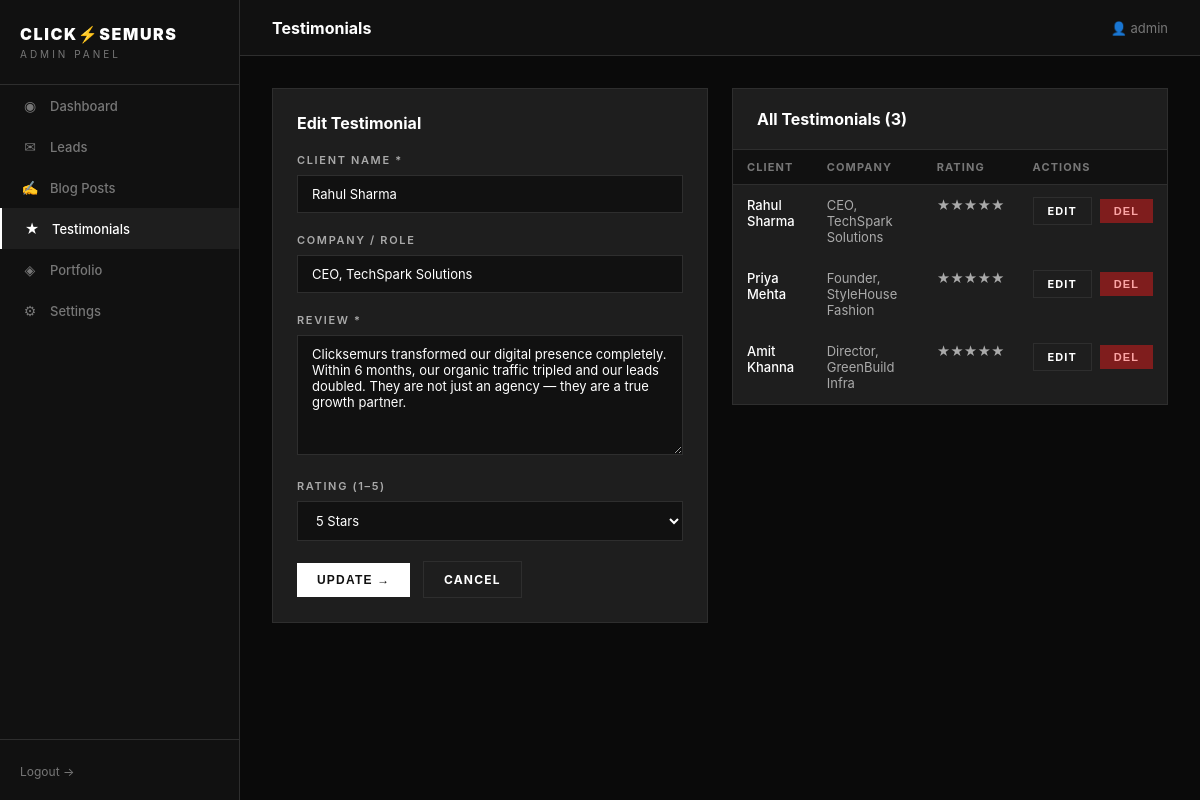
The page /admin/testimonials.php?edit=1 (signed in) on the database its author committed.
### tables this page shows
CREATE TABLE IF NOT EXISTS testimonials (
  id          INT AUTO_INCREMENT PRIMARY KEY,
  client_name VARCHAR(100) NOT NULL,
  company     VARCHAR(100),
  review      TEXT         NOT NULL,
  rating      INT          NOT NULL DEFAULT 5,
  created_at  TIMESTAMP    NOT NULL DEFAULT CURRENT_TIMESTAMP
);

### admin/testimonials.php (the view, shortened to what this page needs)
<?php
$db = getDB();
$editItem = null;
if (isset($_GET['edit'])) {
    $s = $db->prepare('SELECT * FROM testimonials WHERE id = ?');
    $s->execute([(int)$_GET['edit']]);
    $editItem = $s->fetch();
}
$items = $db->query('SELECT * FROM testimonials ORDER BY created_at DESC')->fetchAll();
require_once __DIR__ . '/_layout.php';
?>
<div style="display:grid;grid-template-columns:1fr 1fr;gap:24px;align-items:start">
  <div class="card">
    <h2 style="margin-bottom:20px;font-size:16px"><?= $editItem ? 'Edit Testimonial' : 'Add Testimonial' ?></h2>
    <form method="POST">
      <div class="form-group">
        <label>Client Name *</label>
        <input type="text" name="client_name" value="<?= htmlspecialchars($editItem['client_name'] ?? '') ?>" required>
      </div>
      <div class="form-group">
        <label>Company / Role</label>
        <input type="text" name="company" value="<?= htmlspecialchars($editItem['company'] ?? '') ?>">
      </div>
      <div class="form-group">
        <label>Review *</label>
        <textarea name="review" rows="5" required><?= htmlspecialchars($editItem['review'] ?? '') ?></textarea>
      </div>
      <div class="form-group">
        <label>Rating (1–5)</label>
        <select name="rating">
          <?php for ($i=5;$i>=1;$i--): ?>
            <option value="<?= $i ?>" <?= ($editItem['rating'] ?? 5) == $i ? 'selected' : '' ?>><?= $i ?> Stars</option>
          <?php endfor; ?>
        </select>
      </div>
      <button type="submit" class="btn btn-white"><?= $editItem ? 'Update' : 'Add Testimonial' ?> →</button>
      <?php if ($editItem): ?><a href="/admin/testimonials.php" class="btn btn-outline" style="margin-left:8px">Cancel</a><?php endif; ?>
    </form>
  </div>
  <div class="card" style="padding:0;overflow:hidden">
    <div style="padding:20px 24px;border-bottom:1px solid #2E2E2E"><h2 style="font-size:16px">All Testimonials (<?= count($items) ?>)</h2></div>
    <table>
      <thead><tr><th>Client</th><th>Company</th><th>Rating</th><th>Actions</th></tr></thead>
      <tbody>
        <?php if (empty($items)): ?>
          <tr><td colspan="4" style="text-align:center;padding:32px;color:#555">No testimonials yet.</td></tr>
        <?php else: ?>
          <?php foreach ($items as $t): ?>
            <tr>
              <td style="color:#fff;font-weight:500"><?= htmlspecialchars($t['client_name']) ?></td>
              <td><?= htmlspecialchars($t['company']) ?></td>
              <td><?= str_repeat('★', $t['rating']) ?></td>
              <td style="white-space:nowrap">
                <a href="?edit=<?= $t['id'] ?>" class="btn btn-outline btn-sm" style="margin-right:4px">Edit</a>
                <form method="POST" style="display:inline" onsubmit="return confirm('Delete?')">
                  <button type="submit" class="btn btn-danger btn-sm">Del</button>
                </form>
              </td>
            </tr>
          <?php endforeach; ?>
        <?php endif; ?>
      </tbody>
    </table>
  </div>
</div>
<?php require_once __DIR__ . '/_layout_end.php'; ?>

### admin/_layout.php (style rules this page uses)
* { margin:0;padding:0;box-sizing:border-box }
body { background:#0A0A0A;color:#fff;font-family:'Inter',system-ui,sans-serif;display:flex;min-height:100vh }
a { text-decoration:none;color:inherit }
.card { background:#1E1E1E;border:1px solid #2E2E2E;padding:24px }
table { width:100%;border-collapse:collapse;font-size:13px }
th { background:#111;padding:10px 14px;text-align:left;font-size:11px;text-transform:uppercase;letter-spacing:0.1em;color:#777;border-bottom:1px solid #2E2E2E }
td { padding:12px 14px;border-bottom:1px solid #1E1E1E;color:#AAAAAA;vertical-align:top }
.form-group { margin-bottom:20px }
.form-group label { display:block;font-size:11px;font-weight:600;text-transform:uppercase;letter-spacing:0.15em;color:#AAAAAA;margin-bottom:8px }
.form-group input,.form-group textarea,.form-group select { width:100%;background:#111;border:1px solid #2E2E2E;color:#fff;padding:10px 14px;font-size:13px;outline:none;font-family:inherit }
.form-group textarea { resize:vertical;min-height:120px }
.form-group select option { background:#111 }
.btn { display:inline-flex;align-items:center;gap:6px;padding:10px 20px;font-size:12px;font-weight:700;text-transform:uppercase;letter-spacing:0.1em;cursor:pointer;border:none;transition:all .15s }
.btn-white { background:#fff;color:#111 }
.btn-outline { background:transparent;color:#fff;border:1px solid #2E2E2E }
.btn-danger { background:#7f1d1d;color:#fca5a5 }
.btn-sm { padding:6px 14px;font-size:11px }

### rows shown on the page
testimonials: client_name "Rahul Sharma", company "CEO, TechSpark Solutions", review "Clicksemurs transformed our digital presence completely. Within 6 months, our organic traffic tripled and our leads doubled. They are not just an agency — they are a true growth partner.", rating "5 Stars", rating "★★★★★"
testimonials: client_name "Priya Mehta", company "Founder, StyleHouse Fashion", rating "★★★★★"
testimonials: client_name "Amit Khanna", company "Director, GreenBuild Infra", rating "★★★★★"

### other values the page prints
$item['icon'] "◉"
$item['label'] "Dashboard"
$item['icon'] "✉"
$item['label'] "Leads"
$item['icon'] "✍"
$item['label'] "Blog Posts"
$item['icon'] "★"
$item['label'] "Testimonials"
$item['icon'] "◈"
$item['label'] "Portfolio"
$item['icon'] "⚙"
$item['label'] "Settings"
$pageTitle "Testimonials"
$_SESSION['admin_username'] "admin"
count($items) "3"
